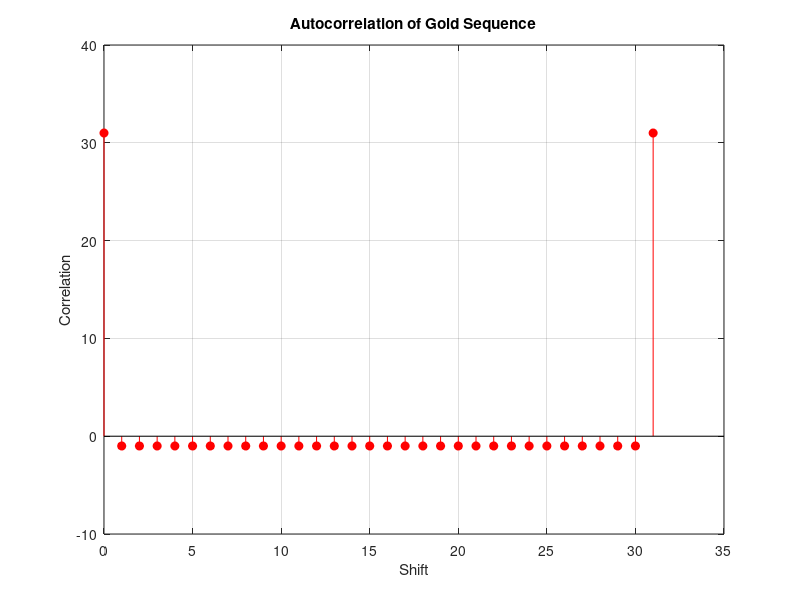
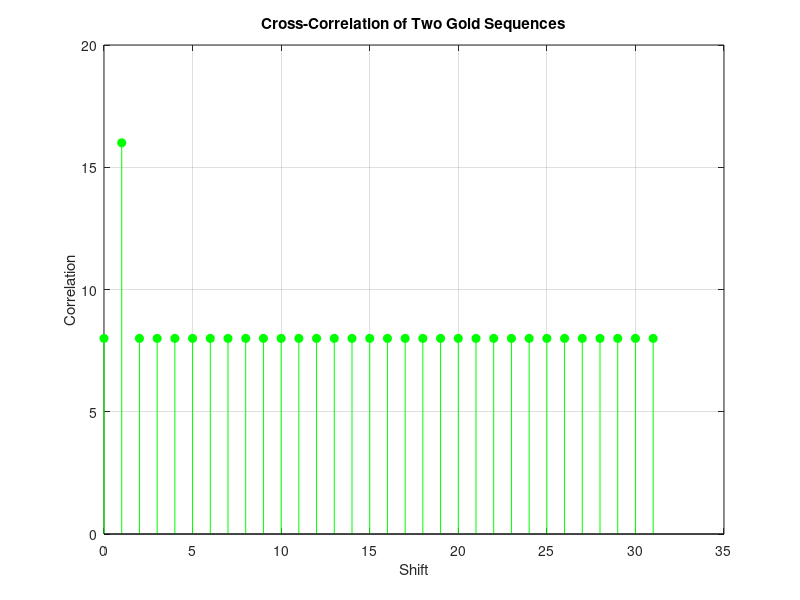

The MATLAB script that drew these images, in order:
function main
    sequence_length = 31;

    % Первая последовательность Голда (x = 8, y = 15)
    x1 = [0 1 0 0 0]; % 01000
    y1 = [0 1 1 1 1]; % 01111
    gold_sequence1 = generateGoldSequence(x1, y1, sequence_length);

    % Вторая последовательность Голда (x = 9, y = 10)
    x2 = [0 1 0 0 1]; % 01001
    y2 = [0 1 0 1 0]; % 01010
    gold_sequence2 = generateGoldSequence(x2, y2, sequence_length);

    % Вывод первой и второй последовательности
    disp('Первая последовательность Голда (x=8, y=15):');
    fprintf('%d', gold_sequence1);
    fprintf('\n');

    disp('Вторая последовательность Голда (x=9, y=10):');
    fprintf('%d', gold_sequence2);
    fprintf('\n');

    % Автокорреляция с проверкой на m-последовательность
    disp('Автокорреляция первой последовательности с проверкой на m-последовательность:');
    calculateAutocorrelationAndCheckMSequence(gold_sequence1, sequence_length);

    % Взаимная корреляция между первой и второй последовательностями
    cross_correlation = correlation(gold_sequence1, gold_sequence2, sequence_length);
    fprintf(['\nВзаимная корреляция между первой и второй последовательностями: ', num2str(cross_correlation), '/', num2str(sequence_length)]);
    fprintf('\n');

    % Графическая визуализация
    visualizeAutocorrelation(gold_sequence1);
    visualizeCrossCorrelation(gold_sequence1, gold_sequence2);
end

% Функция для генерации последовательности Голда
function gold_sequence = generateGoldSequence(x, y, length)
    gold_sequence = zeros(1, length);
    for i = 1:length
        new_bit_x = xor(x(5), x(3)); % XOR элементов 5 и 3
        new_bit_y = xor(y(5), y(3)); % XOR элементов 5 и 3
        gold_sequence(i) = xor(x(5), y(5)); % Голд последовательность как XOR выходов двух регистров

        % Обновляем регистры
        x = [new_bit_x, x(1:4)];
        y = [new_bit_y, y(1:4)];
    end
end

% Проверка сбалансированности
function balanced = checkBalance(sequence)
    count_ones = sum(sequence == 1);
    count_zeros = length(sequence) - count_ones;
    balance = abs(count_ones - count_zeros);
    if balance <= 1
        balanced = true;
    else
        balanced = false;
    end

    if balance
       fprintf('\nm-последовательность');
    else
       fprintf('\nне m-последовательность');
    end
end

% Проверка на m-последовательность
function is_m = isMSequence(sequence)
    if length(sequence) ~= 31
        is_m = false;
    else
        is_m = checkBalance(sequence);
    end
end

% Функция для автокорреляции с проверкой на m-последовательность
function calculateAutocorrelationAndCheckMSequence(sequence, sequence_length)
    for shift = 0:sequence_length - 1
        shifted_sequence = circshift(sequence, [0 shift]);
        corr = calculateCorrelation(sequence, shifted_sequence);
        is_m_sequence = isMSequence(shifted_sequence);

        fprintf('%4d | %s | %4d/%d | %s\n', shift, sprintf('%d ', shifted_sequence), corr, is_m_sequence);
    end
end

% Расчет корреляции между двумя последовательностями
function corr = correlation(seq1, seq2, length)
    corr = sum(seq1(1:length) .* seq2(1:length));
end

% Расчет корреляции между двумя последовательностями
function corr = calculateCorrelation(seq1, seq2)
    corr = sum(seq1 == seq2) - sum(seq1 ~= seq2);
end

% Визуализация автокорреляции
function visualizeAutocorrelation(sequence)
    sequence_length = length(sequence);
    autocorr_values = zeros(1, sequence_length);

    for shift = 0:sequence_length
        shifted_sequence = circshift(sequence, [0 shift]);
        autocorr_values(shift + 1) = calculateCorrelation(sequence, shifted_sequence);
    end

    figure;
    stem(0:sequence_length, autocorr_values, 'filled', 'red');
    title('Autocorrelation of Gold Sequence');
    xlabel('Shift');
    ylabel('Correlation');
    grid on;
end

% Визуализация взаимной корреляции
function visualizeCrossCorrelation(seq1, seq2)
    sequence_length = length(seq1);
    crosscorr_values = zeros(1, sequence_length);

    for shift = 0:sequence_length
        shifted_seq2 = circshift(seq2, [0 shift]);
        crosscorr_values(shift + 1) = correlation(seq1, shifted_seq2, sequence_length);
    end

    figure;
    stem(0:sequence_length, crosscorr_values, 'filled', 'green');
    title('Cross-Correlation of Two Gold Sequences');
    xlabel('Shift');
    ylabel('Correlation');
    grid on;
end
